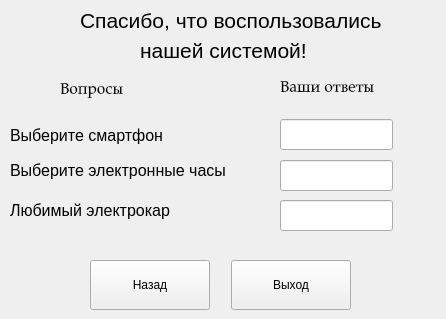
<?xml version="1.0" encoding="UTF-8"?>
<ui version="4.0">
 <class>MainWindow</class>
 <widget class="QMainWindow" name="MainWindow">
  <property name="geometry">
   <rect>
    <x>0</x>
    <y>0</y>
    <width>446</width>
    <height>319</height>
   </rect>
  </property>
  <property name="minimumSize">
   <size>
    <width>446</width>
    <height>319</height>
   </size>
  </property>
  <property name="maximumSize">
   <size>
    <width>446</width>
    <height>319</height>
   </size>
  </property>
  <property name="windowTitle">
   <string>MainWindow</string>
  </property>
  <widget class="QWidget" name="centralwidget">
   <widget class="QLabel" name="label">
    <property name="geometry">
     <rect>
      <x>80</x>
      <y>0</y>
      <width>301</width>
      <height>41</height>
     </rect>
    </property>
    <property name="font">
     <font>
      <family>Segoe UI</family>
      <pointsize>16</pointsize>
     </font>
    </property>
    <property name="text">
     <string>Спасибо, что воспользовались</string>
    </property>
   </widget>
   <widget class="QLabel" name="label_2">
    <property name="geometry">
     <rect>
      <x>140</x>
      <y>30</y>
      <width>171</width>
      <height>41</height>
     </rect>
    </property>
    <property name="font">
     <font>
      <family>Segoe UI</family>
      <pointsize>16</pointsize>
     </font>
    </property>
    <property name="text">
     <string>нашей системой!</string>
    </property>
   </widget>
   <widget class="QPushButton" name="btn_back">
    <property name="geometry">
     <rect>
      <x>90</x>
      <y>260</y>
      <width>120</width>
      <height>50</height>
     </rect>
    </property>
    <property name="font">
     <font>
      <family>Segoe UI</family>
     </font>
    </property>
    <property name="text">
     <string>Назад</string>
    </property>
   </widget>
   <widget class="QPushButton" name="btn_exit">
    <property name="geometry">
     <rect>
      <x>231</x>
      <y>260</y>
      <width>120</width>
      <height>50</height>
     </rect>
    </property>
    <property name="font">
     <font>
      <family>Segoe UI</family>
     </font>
    </property>
    <property name="text">
     <string>Выход</string>
    </property>
   </widget>
   <widget class="QLineEdit" name="lineEdit_1">
    <property name="geometry">
     <rect>
      <x>280</x>
      <y>119</y>
      <width>113</width>
      <height>31</height>
     </rect>
    </property>
    <property name="font">
     <font>
      <family>Tahoma</family>
      <pointsize>12</pointsize>
     </font>
    </property>
    <property name="readOnly">
     <bool>true</bool>
    </property>
   </widget>
   <widget class="QLineEdit" name="lineEdit_2">
    <property name="geometry">
     <rect>
      <x>280</x>
      <y>160</y>
      <width>113</width>
      <height>31</height>
     </rect>
    </property>
    <property name="font">
     <font>
      <family>Tahoma</family>
      <pointsize>12</pointsize>
     </font>
    </property>
    <property name="readOnly">
     <bool>true</bool>
    </property>
   </widget>
   <widget class="QLineEdit" name="lineEdit_3">
    <property name="geometry">
     <rect>
      <x>280</x>
      <y>200</y>
      <width>113</width>
      <height>31</height>
     </rect>
    </property>
    <property name="font">
     <font>
      <family>Tahoma</family>
      <pointsize>12</pointsize>
     </font>
    </property>
    <property name="readOnly">
     <bool>true</bool>
    </property>
   </widget>
   <widget class="QLabel" name="label_3">
    <property name="geometry">
     <rect>
      <x>280</x>
      <y>80</y>
      <width>101</width>
      <height>16</height>
     </rect>
    </property>
    <property name="font">
     <font>
      <family>Palatino Linotype</family>
      <pointsize>12</pointsize>
     </font>
    </property>
    <property name="text">
     <string>Ваши ответы</string>
    </property>
   </widget>
   <widget class="QLabel" name="label_4">
    <property name="geometry">
     <rect>
      <x>60</x>
      <y>80</y>
      <width>71</width>
      <height>21</height>
     </rect>
    </property>
    <property name="font">
     <font>
      <family>Palatino Linotype</family>
      <pointsize>12</pointsize>
     </font>
    </property>
    <property name="text">
     <string>Вопросы</string>
    </property>
   </widget>
   <widget class="QLabel" name="label_5">
    <property name="geometry">
     <rect>
      <x>10</x>
      <y>120</y>
      <width>161</width>
      <height>31</height>
     </rect>
    </property>
    <property name="font">
     <font>
      <family>Tahoma</family>
      <pointsize>12</pointsize>
     </font>
    </property>
    <property name="text">
     <string>Выберите смартфон</string>
    </property>
   </widget>
   <widget class="QLabel" name="label_6">
    <property name="geometry">
     <rect>
      <x>10</x>
      <y>160</y>
      <width>221</width>
      <height>20</height>
     </rect>
    </property>
    <property name="font">
     <font>
      <family>Tahoma</family>
      <pointsize>12</pointsize>
     </font>
    </property>
    <property name="text">
     <string>Выберите электронные часы</string>
    </property>
   </widget>
   <widget class="QLabel" name="label_7">
    <property name="geometry">
     <rect>
      <x>10</x>
      <y>200</y>
      <width>201</width>
      <height>20</height>
     </rect>
    </property>
    <property name="font">
     <font>
      <family>Tahoma</family>
      <pointsize>12</pointsize>
     </font>
    </property>
    <property name="text">
     <string>Любимый электрокар</string>
    </property>
   </widget>
  </widget>
 </widget>
 <resources/>
 <connections/>
</ui>
